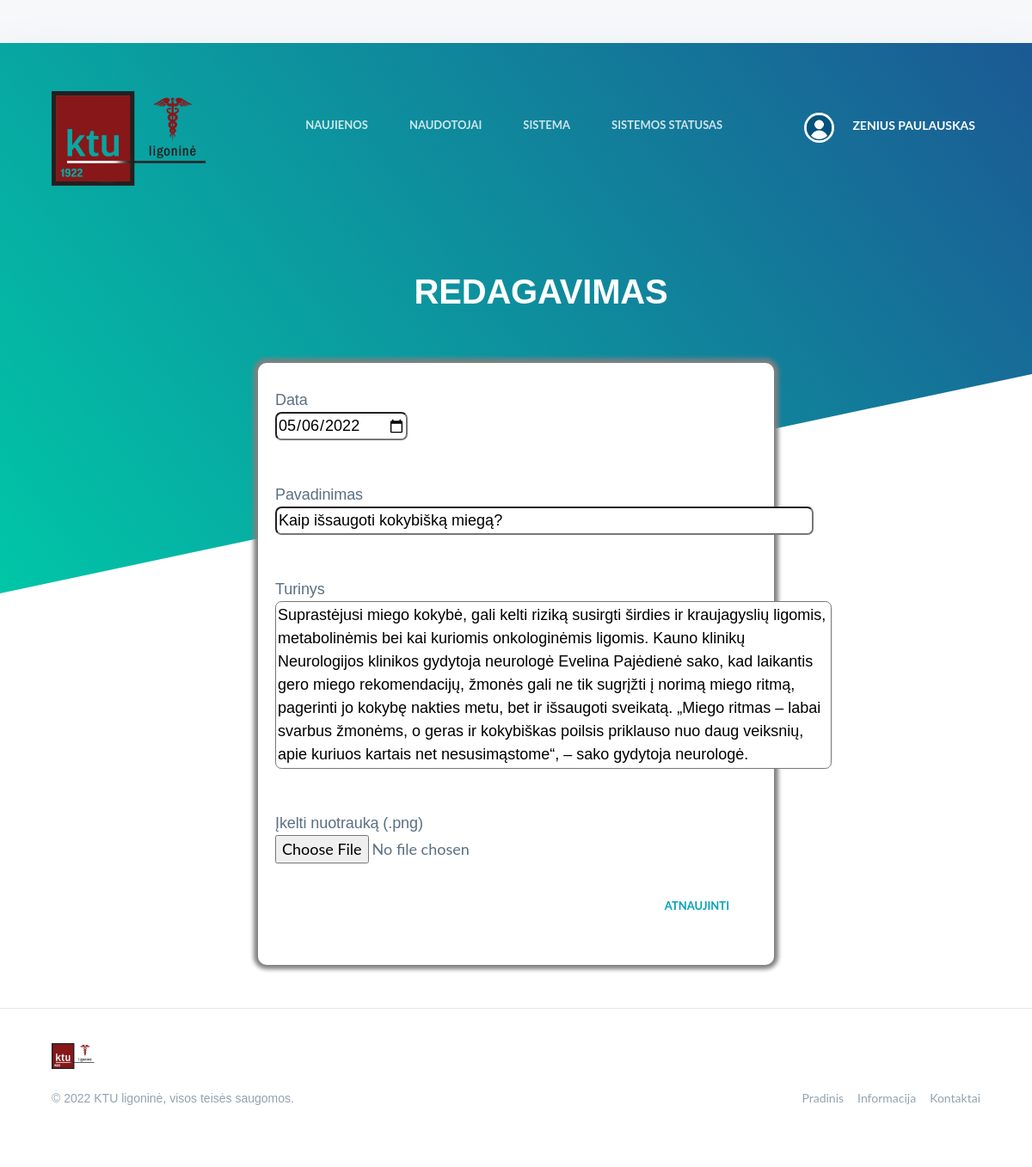
Page /paskyra/naujienos/7/redagavimas (signed in) on the committed database.
### app.py (models this page shows, shortened)
class User(db.Model, UserMixin):
    unique_id = db.Column(db.String(20), primary_key = True, unique = True)
    first_name = db.Column(db.String(20))
    last_name = db.Column(db.String(20))
    personal_code = db.Column(db.String(11))
    email = db.Column(db.String(50))
    phone = db.Column(db.String(15))
    position = db.Column(db.String(50))
    working_hours = db.Column(db.String(300))
    password = db.Column(db.String(50))
    image_url = db.Column(db.String(100))

class News(db.Model):
    __tablename__ = 'news'
    id = db.Column(db.Integer, primary_key = True, unique = True)
    date = db.Column(db.String(16), default=datetime.datetime.now())
    title = db.Column(db.String(200))
    text = db.Column(db.String(1000))
    image_url = db.Column(db.String(100))

### app.py (the view, shortened to what this page needs)
@app.route('/paskyra/naujienos/<news_id>/redagavimas', methods=['GET', 'POST'])
def admin_news_edit(news_id):
    if(current_user.position == "Administratorius"):
        form = NewsForm()
        news = News.query.get(news_id)
        form.text.data = news.text
        return render_template('admin_news_edit.html', user = current_user, form = form, news = news)
    else:
        return render_template('index.html')

### app.py
class NewsForm(FlaskForm):
    id = IntegerField('ID')
    date = DateField('Data', format='%Y-%m-%d', default=datetime.datetime.now())
    title = StringField('Pavadinimas', validators=[InputRequired()])
    text = TextAreaField('Tekstas', validators=[InputRequired()])
    image = FileField(u'Nuotrauka')

### app.py (called while the page is built)
@user_login.user_loader
def load_user(user_id):
    return User.query.get(user_id)

### templates/admin_news_edit.html (shortened to what this page needs)
﻿<!DOCTYPE html>
<html lang="lt">
<head>
    <link rel="stylesheet" href="{{ url_for('static', filename='styles/admin_news/style.css') }}">
</head>
<body class="is-boxed has-animations">
    <div class="body-wrap boxed-container">
        <header class="site-header">
            <div class="container">
                <div class="site-header-inner">
                    <div class="brand header-brand">
                        <h1 class="m-0">
                            <a href="#">
                                <svg width="32" height="32" viewBox="0 0 32 32" xmlns="http://www.w3.org/2000/svg">
                                    <title>KTU ligonine</title>
                                    <defs>
                                        <div id="header" style="min-width:200px;">
                                            <a href="{{ url_for('home') }}"><img class="main-logo" src="{{ url_for('static', filename='logo.png') }}/" alt=""></a>
                                        </div>
                                    </defs>
                                    <path d="M16 32C7.163 32 0 24.837 0 16S7.163 0 16 0s16 7.163 16 16-7.163 16-16 16zm0-10a6 6 0 1 0 0-12 6 6 0 0 0 0 12z" fill="url(#logo-gradient)" fill-rule="evenodd" />
                                </svg>
                            </a>
                        </h1>
                    </div>
                    <ul class="header-links list-reset m-0 menu-pos">
						<li><a href="{{ url_for('admin_news') }}">Naujienos</a></li>
						<li><a href="{{ url_for('user_list_admin') }}">Naudotojai</a></li>
						<li><a href="{{ url_for('system_status') }}">Sistema</a></li>
                        <li><a href="{{ url_for('system_usage') }}">Sistemos statusas</a></li>
					</ul>
					<div class="navbar_right menu-pos">
                        <img src="{{ url_for('static', filename='user_images/' + user.image_url) }}" alt="profile_pic" style="position: absolute; border-radius: 50%;">
                        <div class="dropdown">
                            <button class="dropbtn">
                                <span class="username" style="padding-left: 50px;">{{ user.first_name }} {{ user.last_name }} </span>
                            </button>
                        </div>
                	</div>
                </div>
            </div>
        </header>
        <main>
            <div class="blog-section">
                <div class="section-content blog">
                    <div class="title">
                        <h2 class="title">Redagavimas</h2>
                    </div>
                    <div class="card2 card2-update" style="border-radius:10px;box-shadow: 0px 0px 5px 5px grey;">
                        <form style="margin-left: 20px;" action="{{ url_for('admin_news_edit', news_id=news.id) }}" method="POST" enctype="multipart/form-data">
                            <br>
                            <div class="form-group">
                                <label class="form-label">Data</label><br>
                                {{ form.date(class_='input-box', size='50', placeholder='mmmm-mm-dd hh:mm', value=news.date) }}
                            </div>
                            <div class="form-group">
                                <label class="form-label">Pavadinimas</label><br>
                                {{ form.title(class_='input-box', size='57', placeholder='Įveskite straipsnio pavadinimą...', value=news.title) }}
                            </div>
                            <div class="form-group">
                                <label class="form-label">Turinys</label><br>
                                {{ form.text(class_='input-box', cols='60', rows='7', placeholder='Įveskite straipsnio tekstą...', style='resize:none;') }}
                            </div>
                            <div class="form-group">
                                <label class="form-label">Įkelti nuotrauką (.png)</label><br>
                                {{ form.image() }}
                            </div>
                            <div class="text-right mt-3">
                                <button type="submit" class="button" style="position:absolute;margin-top: -25px; right: 20px;">Atnaujinti</button>
                            </div>
                        </form>
                    </div>
                </div>
            </div>
        </main>
        <footer class="site-footer">
            <div class="container">
                <div class="site-footer-inner">
                    <div class="brand footer-brand">
                        <a href="#">
                            <img src="{{ url_for('static', filename='logo.png') }}" alt="" width="50" height="50" viewBox="0 0 32 32">
                        </a>
                    </div>
                    <ul class="footer-links list-reset">
                        <li>
                            <a href="{{ url_for('home') }}">Pradinis</a>
                        </li>
                        <li>
                            <a href="{{ url_for('info') }}">Informacija</a>
                        </li>
                        <li>
                            <a href="{{ url_for('contacts') }}">Kontaktai</a>
                        </li>
                    </ul>
                    <ul></ul>
                    <div class="footer-copyright" style="font-family: sans-serif;">© 2022 KTU ligoninė, visos teisės saugomos.</div>
                </div>
            </div>
        </footer>
    </div>
</body>
</html>

### rows in the picture
User: image_url (placeholder picture), first_name "ZENIUS", last_name "PAULAUSKAS"
News: date "05/06/2022", title "Kaip išsaugoti kokybišką miegą?", text "Suprastėjusi miego kokybė, gali kelti riziką susirgti širdies ir kraujagyslių ligomis, metabolinėmis bei kai kuriomis onkologinėmis ligomis. Kauno klinikų Neurologijos klinikos gydytoja neurologė Evelina Pajėdienė sako, kad laikantis gero miego rekomendacijų, žmonės gali ne tik sugrįžti į norimą miego ritmą, pagerinti jo kokybę nakties metu, bet ir išsaugoti sveikatą. „Miego ritmas – labai svarbus žmonėms, o geras ir kokybiškas poilsis priklauso nuo daug veiksnių, apie kuriuos kartais net nesusimąstome“, – sako gydytoja neurologė."
